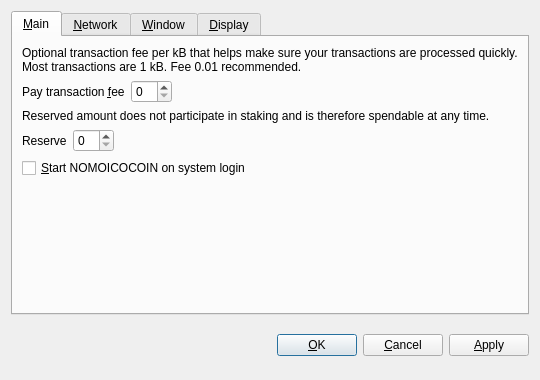
<?xml version="1.0" encoding="UTF-8"?>
<ui version="4.0">
 <class>OptionsDialog</class>
 <widget class="QDialog" name="OptionsDialog">
  <property name="geometry">
   <rect>
    <x>0</x>
    <y>0</y>
    <width>540</width>
    <height>380</height>
   </rect>
  </property>
  <property name="windowTitle">
   <string>Options</string>
  </property>
  <property name="modal">
   <bool>true</bool>
  </property>
  <layout class="QVBoxLayout" name="verticalLayout">
   <item>
    <widget class="QTabWidget" name="tabWidget">
     <property name="tabPosition">
      <enum>QTabWidget::North</enum>
     </property>
     <property name="currentIndex">
      <number>0</number>
     </property>
     <widget class="QWidget" name="tabMain">
      <attribute name="title">
       <string>&amp;Main</string>
      </attribute>
      <layout class="QVBoxLayout" name="verticalLayout_Main">
       <item>
        <widget class="QLabel" name="transactionFeeInfoLabel">
         <property name="text">
          <string>Optional transaction fee per kB that helps make sure your transactions are processed quickly. Most transactions are 1 kB. Fee 0.01 recommended.</string>
         </property>
         <property name="textFormat">
          <enum>Qt::PlainText</enum>
         </property>
         <property name="wordWrap">
          <bool>true</bool>
         </property>
        </widget>
       </item>
       <item>
        <layout class="QHBoxLayout" name="horizontalLayoutFee">
         <item>
          <widget class="QLabel" name="transactionFeeLabel">
           <property name="text">
            <string>Pay transaction &amp;fee</string>
           </property>
           <property name="textFormat">
            <enum>Qt::PlainText</enum>
           </property>
           <property name="buddy">
            <cstring>transactionFee</cstring>
           </property>
          </widget>
         </item>
         <item>
          <widget class="BitcoinAmountField" name="transactionFee"/>
         </item>
         <item>
          <spacer name="horizontalSpacerFee">
           <property name="orientation">
            <enum>Qt::Horizontal</enum>
           </property>
           <property name="sizeHint" stdset="0">
            <size>
             <width>40</width>
             <height>20</height>
            </size>
           </property>
          </spacer>
         </item>
        </layout>
       </item>
       <item>
        <widget class="QLabel" name="reserveBalanceInfoLabel">
         <property name="text">
          <string>Reserved amount does not participate in staking and is therefore spendable at any time.</string>
         </property>
         <property name="textFormat">
          <enum>Qt::PlainText</enum>
         </property>
         <property name="wordWrap">
          <bool>true</bool>
         </property>
        </widget>
       </item>
       <item>
        <layout class="QHBoxLayout" name="horizontalLayoutReserveBalance">
         <item>
          <widget class="QLabel" name="reserveBalanceLabel">
           <property name="text">
            <string>Reserve</string>
           </property>
           <property name="textFormat">
            <enum>Qt::PlainText</enum>
           </property>
           <property name="buddy">
            <cstring>reserveBalance</cstring>
           </property>
          </widget>
         </item>
         <item>
          <widget class="BitcoinAmountField" name="reserveBalance"/>
         </item>
         <item>
          <spacer name="horizontalSpacerReserveBalance">
           <property name="orientation">
            <enum>Qt::Horizontal</enum>
           </property>
           <property name="sizeHint" stdset="0">
            <size>
             <width>40</width>
             <height>20</height>
            </size>
           </property>
          </spacer>
         </item>
        </layout>
       </item>
       <item>
        <widget class="QCheckBox" name="bitcoinAtStartup">
         <property name="toolTip">
          <string>Automatically start NOMOICOCOIN after logging in to the system.</string>
         </property>
         <property name="text">
          <string>&amp;Start NOMOICOCOIN on system login</string>
         </property>
        </widget>
       </item>
       <item>
        <spacer name="verticalSpacer_Main">
         <property name="orientation">
          <enum>Qt::Vertical</enum>
         </property>
         <property name="sizeHint" stdset="0">
          <size>
           <width>20</width>
           <height>40</height>
          </size>
         </property>
        </spacer>
       </item>
      </layout>
     </widget>
     <widget class="QWidget" name="tabNetwork">
      <attribute name="title">
       <string>&amp;Network</string>
      </attribute>
      <layout class="QVBoxLayout" name="verticalLayout_Network">
       <item>
        <widget class="QCheckBox" name="mapPortUpnp">
         <property name="toolTip">
          <string>Automatically open the NOMOICOCOIN client port on the router. This only works when your router supports UPnP and it is enabled.</string>
         </property>
         <property name="text">
          <string>Map port using &amp;UPnP</string>
         </property>
        </widget>
       </item>
       <item>
        <widget class="QCheckBox" name="connectSocks">
         <property name="toolTip">
          <string>Connect to the NOMOICOCOIN network through a SOCKS proxy (e.g. when connecting through Tor).</string>
         </property>
         <property name="text">
          <string>&amp;Connect through SOCKS proxy:</string>
         </property>
        </widget>
       </item>
       <item>
        <layout class="QHBoxLayout" name="horizontalLayout_Network">
         <item>
          <widget class="QLabel" name="proxyIpLabel">
           <property name="text">
            <string>Proxy &amp;IP:</string>
           </property>
           <property name="textFormat">
            <enum>Qt::PlainText</enum>
           </property>
           <property name="buddy">
            <cstring>proxyIp</cstring>
           </property>
          </widget>
         </item>
         <item>
          <widget class="QValidatedLineEdit" name="proxyIp">
           <property name="maximumSize">
            <size>
             <width>140</width>
             <height>16777215</height>
            </size>
           </property>
           <property name="toolTip">
            <string>IP address of the proxy (e.g. 127.0.0.1)</string>
           </property>
          </widget>
         </item>
         <item>
          <widget class="QLabel" name="proxyPortLabel">
           <property name="text">
            <string>&amp;Port:</string>
           </property>
           <property name="textFormat">
            <enum>Qt::PlainText</enum>
           </property>
           <property name="buddy">
            <cstring>proxyPort</cstring>
           </property>
          </widget>
         </item>
         <item>
          <widget class="QLineEdit" name="proxyPort">
           <property name="maximumSize">
            <size>
             <width>55</width>
             <height>16777215</height>
            </size>
           </property>
           <property name="toolTip">
            <string>Port of the proxy (e.g. 9050)</string>
           </property>
          </widget>
         </item>
         <item>
          <widget class="QLabel" name="socksVersionLabel">
           <property name="text">
            <string>SOCKS &amp;Version:</string>
           </property>
           <property name="textFormat">
            <enum>Qt::PlainText</enum>
           </property>
           <property name="buddy">
            <cstring>socksVersion</cstring>
           </property>
          </widget>
         </item>
         <item>
          <widget class="QValueComboBox" name="socksVersion">
           <property name="toolTip">
            <string>SOCKS version of the proxy (e.g. 5)</string>
           </property>
          </widget>
         </item>
         <item>
          <spacer name="horizontalSpacer_Network">
           <property name="orientation">
            <enum>Qt::Horizontal</enum>
           </property>
           <property name="sizeHint" stdset="0">
            <size>
             <width>40</width>
             <height>20</height>
            </size>
           </property>
          </spacer>
         </item>
        </layout>
       </item>
       <item>
        <spacer name="verticalSpacer_Network">
         <property name="orientation">
          <enum>Qt::Vertical</enum>
         </property>
         <property name="sizeHint" stdset="0">
          <size>
           <width>20</width>
           <height>40</height>
          </size>
         </property>
        </spacer>
       </item>
      </layout>
     </widget>
     <widget class="QWidget" name="tabWindow">
      <attribute name="title">
       <string>&amp;Window</string>
      </attribute>
      <layout class="QVBoxLayout" name="verticalLayout_Window">
       <item>
        <widget class="QCheckBox" name="minimizeToTray">
         <property name="toolTip">
          <string>Show only a tray icon after minimizing the window.</string>
         </property>
         <property name="text">
          <string>&amp;Minimize to the tray instead of the taskbar</string>
         </property>
        </widget>
       </item>
       <item>
        <widget class="QCheckBox" name="minimizeOnClose">
         <property name="toolTip">
          <string>Minimize instead of exit the application when the window is closed. When this option is enabled, the application will be closed only after selecting Quit in the menu.</string>
         </property>
         <property name="text">
          <string>M&amp;inimize on close</string>
         </property>
        </widget>
       </item>
       <item>
        <spacer name="verticalSpacer_Window">
         <property name="orientation">
          <enum>Qt::Vertical</enum>
         </property>
         <property name="sizeHint" stdset="0">
          <size>
           <width>20</width>
           <height>40</height>
          </size>
         </property>
        </spacer>
       </item>
      </layout>
     </widget>
     <widget class="QWidget" name="tabDisplay">
      <attribute name="title">
       <string>&amp;Display</string>
      </attribute>
      <layout class="QVBoxLayout" name="verticalLayout_Display">
       <item>
        <layout class="QHBoxLayout" name="horizontalLayout_1_Display">
         <item>
          <widget class="QLabel" name="langLabel">
           <property name="text">
            <string>User Interface &amp;language:</string>
           </property>
           <property name="textFormat">
            <enum>Qt::PlainText</enum>
           </property>
           <property name="buddy">
            <cstring>lang</cstring>
           </property>
          </widget>
         </item>
         <item>
          <widget class="QValueComboBox" name="lang">
           <property name="toolTip">
            <string>The user interface language can be set here. This setting will take effect after restarting NOMOICOCOIN.</string>
           </property>
          </widget>
         </item>
        </layout>
       </item>
       <item>
        <layout class="QHBoxLayout" name="horizontalLayout_2_Display">
         <item>
          <widget class="QLabel" name="unitLabel">
           <property name="text">
            <string>&amp;Unit to show amounts in:</string>
           </property>
           <property name="textFormat">
            <enum>Qt::PlainText</enum>
           </property>
           <property name="buddy">
            <cstring>unit</cstring>
           </property>
          </widget>
         </item>
         <item>
          <widget class="QValueComboBox" name="unit">
           <property name="toolTip">
            <string>Choose the default subdivision unit to show in the interface and when sending coins.</string>
           </property>
          </widget>
         </item>
        </layout>
       </item>
       <item>
        <widget class="QCheckBox" name="displayAddresses">
         <property name="toolTip">
          <string>Whether to show NOMOICOCOIN addresses in the transaction list or not.</string>
         </property>
         <property name="text">
          <string>&amp;Display addresses in transaction list</string>
         </property>
        </widget>
       </item>
       <item>
        <widget class="QCheckBox" name="coinControlFeatures">
         <property name="toolTip">
          <string>Whether to show coin control features or not.</string>
         </property>
         <property name="text">
          <string>Display coin &amp;control features (experts only!)</string>
         </property>
        </widget>
       </item>
       <item>
        <spacer name="verticalSpacer_Display">
         <property name="orientation">
          <enum>Qt::Vertical</enum>
         </property>
         <property name="sizeHint" stdset="0">
          <size>
           <width>20</width>
           <height>40</height>
          </size>
         </property>
        </spacer>
       </item>
      </layout>
     </widget>
    </widget>
   </item>
   <item>
    <layout class="QHBoxLayout" name="horizontalLayout_Buttons">
     <item>
      <spacer name="horizontalSpacer_1">
       <property name="orientation">
        <enum>Qt::Horizontal</enum>
       </property>
       <property name="sizeHint" stdset="0">
        <size>
         <width>40</width>
         <height>48</height>
        </size>
       </property>
      </spacer>
     </item>
     <item>
      <widget class="QLabel" name="statusLabel">
       <property name="font">
        <font>
         <weight>75</weight>
         <bold>true</bold>
        </font>
       </property>
       <property name="text">
        <string/>
       </property>
       <property name="textFormat">
        <enum>Qt::PlainText</enum>
       </property>
       <property name="wordWrap">
        <bool>true</bool>
       </property>
      </widget>
     </item>
     <item>
      <spacer name="horizontalSpacer_2">
       <property name="orientation">
        <enum>Qt::Horizontal</enum>
       </property>
       <property name="sizeHint" stdset="0">
        <size>
         <width>40</width>
         <height>48</height>
        </size>
       </property>
      </spacer>
     </item>
     <item>
      <widget class="QPushButton" name="okButton">
       <property name="text">
        <string>&amp;OK</string>
       </property>
      </widget>
     </item>
     <item>
      <widget class="QPushButton" name="cancelButton">
       <property name="text">
        <string>&amp;Cancel</string>
       </property>
       <property name="autoDefault">
        <bool>false</bool>
       </property>
      </widget>
     </item>
     <item>
      <widget class="QPushButton" name="applyButton">
       <property name="text">
        <string>&amp;Apply</string>
       </property>
       <property name="autoDefault">
        <bool>false</bool>
       </property>
      </widget>
     </item>
    </layout>
   </item>
  </layout>
 </widget>
 <customwidgets>
  <customwidget>
   <class>BitcoinAmountField</class>
   <extends>QSpinBox</extends>
   <header>bitcoinamountfield.h</header>
  </customwidget>
  <customwidget>
   <class>QValueComboBox</class>
   <extends>QComboBox</extends>
   <header>qvaluecombobox.h</header>
  </customwidget>
  <customwidget>
   <class>QValidatedLineEdit</class>
   <extends>QLineEdit</extends>
   <header>qvalidatedlineedit.h</header>
  </customwidget>
 </customwidgets>
 <resources/>
 <connections/>
</ui>
